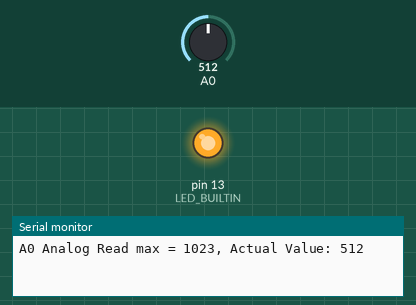
This sketch was run on a simulated Arduino Uno, built with avr-gcc and run on an emulated ATmega328P. On the bench: output pins drawn as LEDs (lit = HIGH), the last lines printed to the serial monitor. The test bench sets the inputs (shaded band); at power-on: A0 = 512.

Above: at 2.0 s.
At 7.45 s:
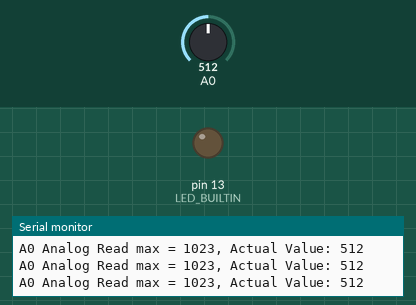
Timing chart, 0 to 8.1 s (numbered marks = the images above):
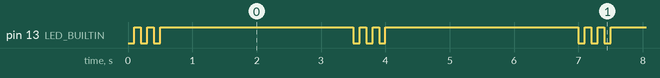

Measured:
- by itself, pin 13 (LED_BUILTIN): repeats every 3.5 s: LOW 0.10 s, HIGH 0.10 s, LOW 0.10 s, HIGH 3.0 s, LOW 0.10 s, HIGH 0.10 s
- by itself, everything shown: repeats every 3.5 s, in 6 steps

The sketch:

console01.ino
```cpp
/*  Blink, AnalogRead and Serial
 *  Arduino test program
 *
 *  By Jeremy Ellis twitter @rocksetta
 *  Webpage http://rocksetta.com
 *  Arduino High School Robotics Course at
 *  https://github.com/hpssjellis/arduino-high-school-robotics-course
 *
 *  Update July 25th, 2020
 *
 */

void setup(){

  pinMode(LED_BUILTIN, OUTPUT);
  Serial.begin(9600);
  // while (!Serial);  // Please don't do this it messes up beginners

}

void loop() {

  int sensorValue = analogRead(A0);
  Serial.print("A0 Analog Read max = 1023, Actual Value: ");
  Serial.println(sensorValue);

  // Flash LED 3 times
  digitalWrite(LED_BUILTIN, LOW);
  delay(100);
  digitalWrite(LED_BUILTIN, HIGH);
  delay(100);

  digitalWrite(LED_BUILTIN, LOW);
  delay(100);
  digitalWrite(LED_BUILTIN, HIGH);
  delay(100);

  digitalWrite(LED_BUILTIN, LOW);
  delay(100);
  digitalWrite(LED_BUILTIN, HIGH);
  delay(3000);    // longer wait

}
```
